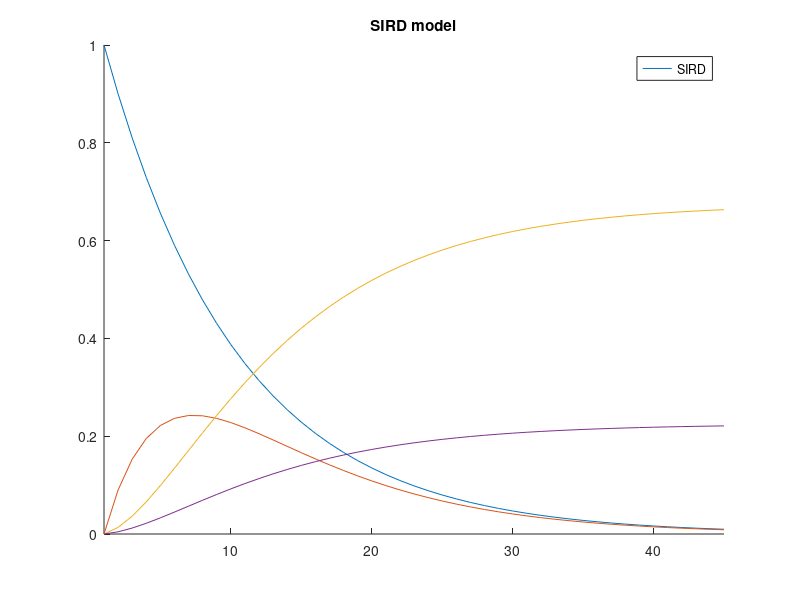
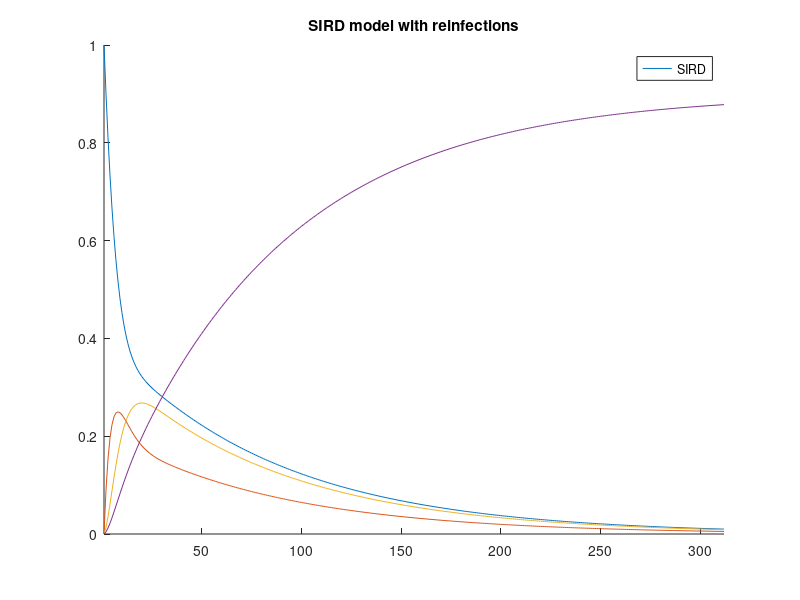

The MATLAB script that drew these images, in order:
%% Case Study 2

%An array for an SIRD model. In this case 90% of uninfected stay
%uninfected, the rest become infected. 80% of infected stay infected, 15%
%recover, 5% die. All recovered peoples stay recovered, and no zombies
%are allowed. The dead stay dead
%Column 1 equals uninfected population change, Column 2 infected pop
%change, Column 3 recovered pop change, Column 4 dead pop change.
Basic_Model = ...
    [0.9, 0, 0, 0;
    0.1, 0.80, 0, 0;
    0, 0.15, 1, 0;
    0, 0.05, 0, 1];

X = 1;

S = [1];
I = [0];
R = [0];
D = [0];


while S(length(S)) >= 0.01
    %S calculation
    S(length(S) + 1) = S(length(S)) * Basic_Model(1, 1) + I(length(I))*Basic_Model(1, 2) + R(length(R))*Basic_Model(1, 3) + D(length(D))*Basic_Model(1, 4);
    %I calculation
    I(length(I) + 1) = S(length(S)) * Basic_Model(2, 1) + I(length(I))*Basic_Model(2, 2) + R(length(R))*Basic_Model(2, 3) + D(length(D))*Basic_Model(2, 4);
    %R calculation
    R(length(R) + 1) = S(length(S)) * Basic_Model(3, 1) + I(length(I))*Basic_Model(3, 2) + R(length(R))*Basic_Model(3, 3) + D(length(D))*Basic_Model(3, 4);
    %D calculation
    D(length(D) + 1) = S(length(S)) * Basic_Model(4, 1) + I(length(I))*Basic_Model(4, 2) + R(length(R))*Basic_Model(4, 3) + D(length(D))*Basic_Model(4, 4);
end

figure()
hold on
plot(S);
plot(I);
plot(R);
plot(D);
title("SIRD model")
axis tight
legend(["S", "I", "R", "D"])


%Modified Model, in this case infected have a higher chance to no longer be
%infected, but now there is a chance they can be reinfected
Modded_Model = ...
[0.9, 0, 0.1, 0;
0.1, 0.8, 0, 0;
0, 0.15, 0.9, 0;
0, 0.05, 0, 1];

S = [1];
I = [0];
R = [0];
D = [0];

while S(length(S)) >= 0.01
    %S calculation
    S(length(S) + 1) = S(length(S)) * Modded_Model(1, 1) + I(length(I))*Modded_Model(1, 2) + R(length(R))*Modded_Model(1, 3) + D(length(D))*Modded_Model(1, 4);
    %I calculation
    I(length(I) + 1) = S(length(S)) * Modded_Model(2, 1) + I(length(I))*Modded_Model(2, 2) + R(length(R))*Modded_Model(2, 3) + D(length(D))*Modded_Model(2, 4);
    %R calculation
    R(length(R) + 1) = S(length(S)) * Modded_Model(3, 1) + I(length(I))*Modded_Model(3, 2) + R(length(R))*Modded_Model(3, 3) + D(length(D))*Modded_Model(3, 4);
    %D calculation
    D(length(D) + 1) = S(length(S)) * Modded_Model(4, 1) + I(length(I))*Modded_Model(4, 2) + R(length(R))*Modded_Model(4, 3) + D(length(D))*Modded_Model(4, 4);
end

figure()
hold on
plot(S);
plot(I);
plot(R);
plot(D);
axis tight
title("SIRD model with reinfections")
legend(["S", "I", "R", "D"])
